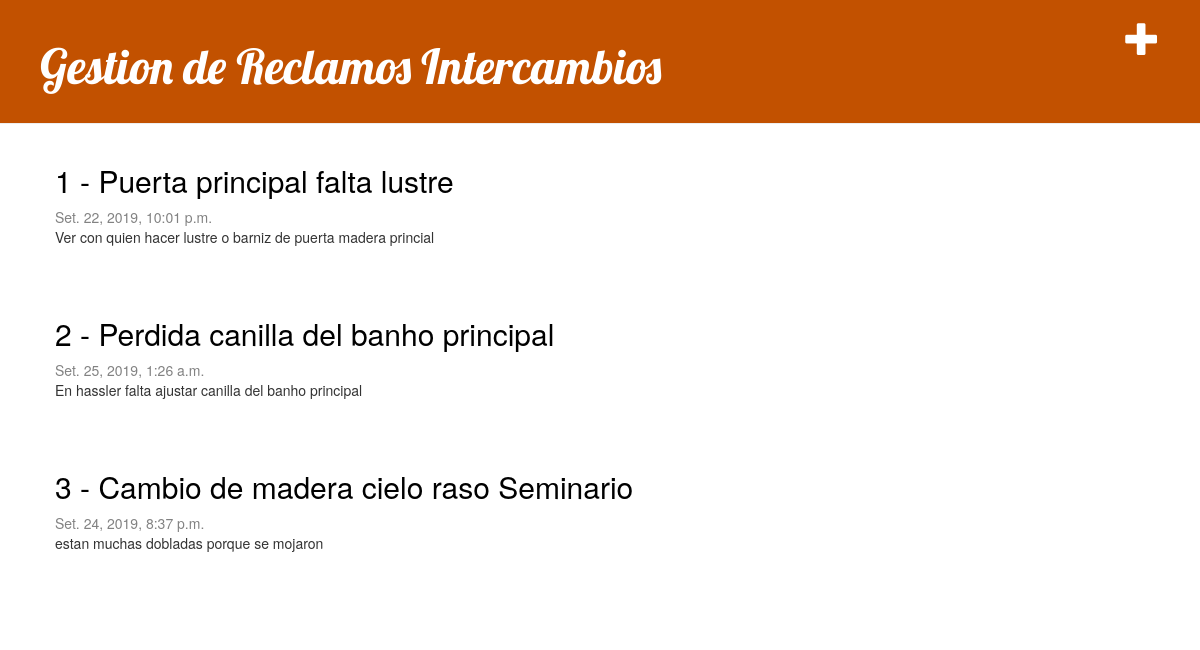
The page / on the database its author committed.
### Reclamos/models.py (models this page shows, shortened)
class Reclamo(models.Model):
	"""docstring for Inmueble"""
	INICIADO ='IN'
	ENPROGRESO = 'PR'
	FINALIZADO = 'FI'
	ESTADO_RECLAMO = [
        (INICIADO, 'Iniciado'),
        (ENPROGRESO, 'EnProgreso'),
        (FINALIZADO, 'Finalizado'),
    ]
	titulo = models.CharField(max_length=200)
	descripcion = models.TextField()
	inmueble = models.ForeignKey(Inmueble ,on_delete=models.CASCADE,blank=True,null=True)
	unidad = models.CharField(max_length=10)
	comentario = models.CharField(max_length=200)
	estado = models.CharField(max_length=2, choices=ESTADO_RECLAMO, default=INICIADO)
	creado = models.DateTimeField(default=datetime.now, blank=True)

### Reclamos/views.py (the view)
# urls.py: path('', views.reclamos_list, name='reclamos_list'),
def reclamos_list(request):
    reclamos = Reclamo.objects.all() #filter(creado__lte=timezone.now()).order_by('creado')
    return render(request, 'reclamos/reclamos_list.html', {'reclamos': reclamos})

### Reclamos/templates/reclamos/reclamos_list.html
{% extends 'reclamos/base.html' %}
{% block content %}
    {% for post in reclamos %}
        <div class="post">
            <h2><a href="{% url 'reclamo_detail' pk=post.pk %}">{{ post.pk }} - {{ post.titulo }}</a></h2>
            <div class="date">
                {{ post.creado }}
            </div>
            <p>{{ post.descripcion|linebreaksbr }}</p>
        </div>
    {% endfor %}
{% endblock %}

### Reclamos/templates/reclamos/base.html (shortened to what this page needs)
{% load static %}
<html>
    <head>
        <link rel="stylesheet" href="//maxcdn.bootstrapcdn.com/bootstrap/3.2.0/css/bootstrap.min.css">
        <link rel="stylesheet" href="//maxcdn.bootstrapcdn.com/bootstrap/3.2.0/css/bootstrap-theme.min.css">
        <link rel="stylesheet" href="{% static 'css/reclamos.css' %}">
    </head>
    <body>
        <div class="page-header">
                    <a href="{% url 'reclamo_new' %}" class="top-menu"><span class="glyphicon glyphicon-plus"></span></a>
            <h1><a href="/">Gestion de Reclamos Intercambios</a></h1>
        </div>
        <div class="content container">
        <div class="row">
            <div class="col-md-8">
            {% block content %}
            {% endblock %}
            </div>
        </div>
    </div>
    </body>
</html>

### Reclamos/static/css/reclamos.css (style rules this page uses)
h1 a { color: #C25100; font-family: 'Lobster'; }
.page-header { background-color: #C25100; margin-top: 0; padding: 20px 20px 20px 40px; }
.page-header h1, .page-header h1 a, .page-header h1 a:visited, .page-header h1 a:active { color: #ffffff; font-size: 36pt; text-decoration: none; }
.content { margin-left: 40px; }
h1, h3, h4 { font-family: 'Lobster', cursive; }
.date { color: #828282; }
.top-menu, .top-menu:hover, .top-menu:visited { color: #ffffff; float: right; font-size: 26pt; margin-right: 20px; }
.post { margin-bottom: 70px; }
.post h2 a, .post h2 a:visited { color: #000000; }

### rows shown on the page
Reclamo: pk "1", titulo "Puerta principal falta lustre", creado "Set. 22, 2019, 10:01 p.m.", descripcion "Ver con quien hacer lustre o barniz de puerta madera princial"
Reclamo: pk "2", titulo "Perdida canilla del banho principal", creado "Set. 25, 2019, 1:26 a.m.", descripcion "En hassler falta ajustar canilla del banho principal"
Reclamo: pk "3", titulo "Cambio de madera cielo raso Seminario", creado "Set. 24, 2019, 8:37 p.m.", descripcion "estan muchas dobladas porque se mojaron"
